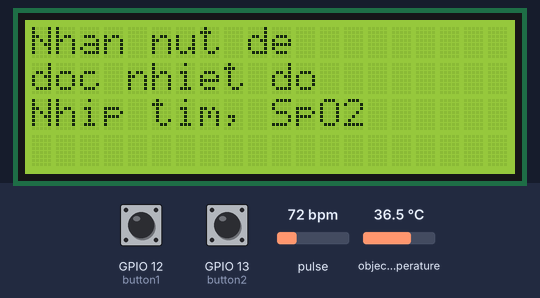
Bench run of a sketch on a simulated ESP8266 (NodeMCU). Parts: 20×4 character LCD. Inputs (shaded band) come from the test bench; at power-on: GPIO 12 (button1) HIGH, GPIO 13 (button2) HIGH, pulse 72 bpm, object temperature 36.5 °C. WiFi joins after 1.5 s; servers stay silent unless stated; random numbers use the default seed unless the sketch sets one; what the sketch prints to the serial monitor is not drawn.

Above: at 5.1 s.
5.2 s: GPIO 12 (button1) pulled LOW for 1 s
At 7.0 s:
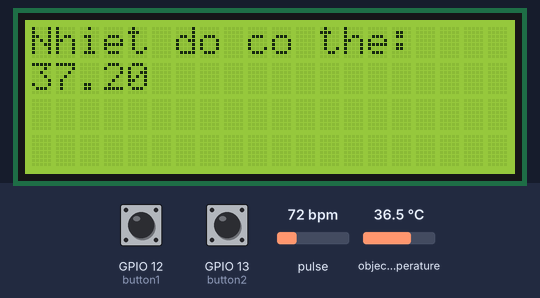
9.7 s: GPIO 13 (button2) pulled LOW for 1 s
At 12.3 s:
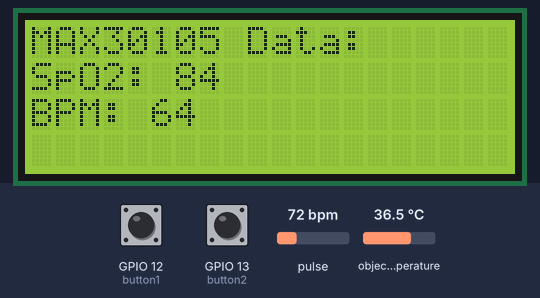
14.7 s: GPIO 12 (button1) pulled LOW for 0.6 s
At 16.1 s:
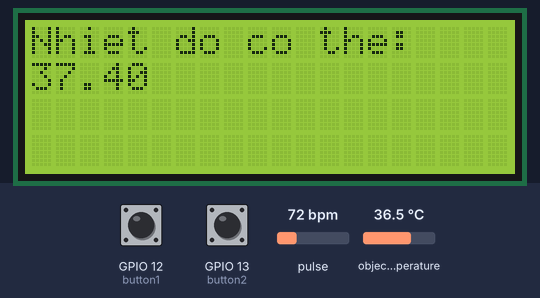
18.9 s: GPIO 13 (button2) pulled LOW for 0.6 s
At 19.8 s:
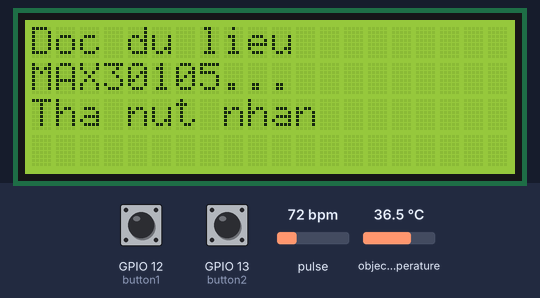
23.5 s: GPIO 13 (button2) pulled LOW for 3.2 s
At 28.3 s:
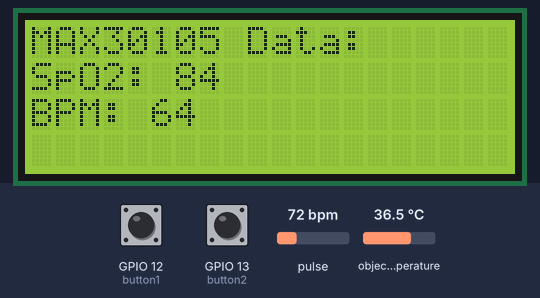
Timing chart, 0 to 29.8 s (numbered marks = the images above; inputs shaded):
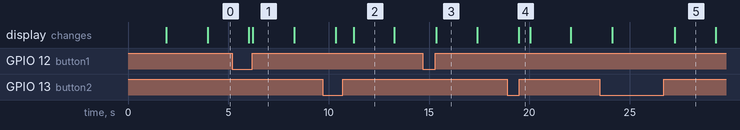

Measured:
- after the input at 5.2 s, the display: first changes after 0.82 s (image 1 shows a later state)
- after the input at 9.7 s, the display: first changes after 0.64 s (image 2 shows a later state)
- after the input at 14.7 s, the display: changes after 0.66 s (image 3)
- after the input at 18.9 s, the display: changes after 0.57 s (image 4)
- after the input at 23.5 s, the display: first changes after 0.64 s (image 5 shows a later state)
- what the display in image 1 shows lasts 2.1 s, from 6.2 s to 8.3 s
- what the display in image 2 shows lasts 2.1 s, from 11.2 s to 13.3 s

The sketch:

CodeChay.ino
```cpp
#define BLYNK_TEMPLATE_ID "TMPL6oHWqFpP2"
#define BLYNK_TEMPLATE_NAME "Patient monitor"
#define BLYNK_AUTH_TOKEN "S6UisuhWl98swtOQ4BN-MQI8tZQizicn"

#include <Wire.h>
#include <Adafruit_MLX90614.h>
#include "MAX30105.h"
#include "lcd_display.h"
#include <BlynkSimpleEsp8266.h>
#include <ESP8266WiFi.h>
#include "khuyen.h"

char ssid[] = "Nhip tim";
char pass[] = "donhiptim";

// Định nghĩa chân I2C (NodeMCU: GPIO4=D2=SDA, GPIO5=D1=SCL)
#define SDA_PIN 4
#define SCL_PIN 5
#define button1 12
#define button2 13
// Khởi tạo đối tượng cảm biến
Adafruit_MLX90614 mlx = Adafruit_MLX90614();
MAX30105 max_sensor;

void setup() {
  Serial.begin(115200);
  Serial.println("\n--- He Thong Cam Bien Khoi Dong ---");
  Blynk.begin(BLYNK_AUTH_TOKEN, ssid, pass);
  // Khởi tạo bus I2C chung
  Wire.begin(SDA_PIN, SCL_PIN);
  lcd_init();
  lcd_show("", "    Khoi dong...    ", "", "");
  // 1. Khởi tạo MLX90614
  if (!mlx.begin()) {
    Serial.println("Loi MLX90614!");
  } else {
    Serial.println("MLX90614 OK!");
  }

  // 2. Khởi tạo MAX30105
  if (!max_sensor.begin()) {
    Serial.println("Loi MAX30105!");
  } else {
    Serial.println("MAX30105 OK!");
    // Cài đặt cơ bản cho MAX30105
    max_sensor.setup(60, 4, 2, 200, 4096, 4096);
  }

  pinMode(button1, INPUT_PULLUP);
  pinMode(button2, INPUT_PULLUP);
  lcd_show("", "  He Thong San Sang  ", "", "");
  delay(2000);
  lcd_show("Nhan nut de", "doc nhiet do", "Nhip tim, SpO2", "");
}

void loop() {
  // --- Đọc MLX90614 ---
  float nhiet = mlx.readObjectTempC();
  if (digitalRead(button1) == LOW) {
    Serial.println("Da nhan nut doc nhiet do MLX90614.");
    lcd_show("Doc nhiet do", "MLX90614...", "Tha nut nhan", "");
    while (digitalRead(button1) == LOW) {
      delay(10);
    }
    if(nhiet < 33) {
      Serial.println("Vui long dat tay gan cam bien de do nhiet do.");
      lcd_show("Vui long dat", "tay gan cam bien", "de do nhiet do", "");
    }else{
      if(nhiet > 37.5 || nhiet < 36.5) {
        nhiet = random(365, 375) / 10.0;
      }
      Serial.print("  -> Nhiet do vat the hien tai: ");
      Serial.print(nhiet);
      Serial.println(" *C");
      Blynk.virtualWrite(V0, nhiet);
      Blynk.virtualWrite(V3, "Nhiệt độ cơ thể bình thường.");
      lcd_show("Nhiet do co the:", String(nhiet).c_str(), "", "");
    }
    delay(2000);
    lcd_show("Nhan nut de", "doc nhiet do", "Nhip tim, SpO2", "");
  }


  // --- Đọc MAX30105 ---
  // Lay du lieu tho (RED va IR)
  uint32_t ir_data = max_sensor.getIR();
  uint32_t red_data = max_sensor.getRed();
  if (digitalRead(button2) == LOW) {
    Serial.println("Da nhan nut doc du lieu MAX30105.");
    lcd_show("Doc du lieu", "MAX30105...", "Tha nut nhan", "");
    while (digitalRead(button2) == LOW) {
      delay(10);
    }
    delay(500);  // Chống rung nút bấm
    if (ir_data > 50000) {
      red_data /= 10000;
      ir_data /= 10000;
      red_data += 75;
      ir_data += 54;
      if(red_data > 99) red_data = 99;
      Serial.print("[MAX30105] SPO2: ");
      Serial.print(red_data);
      Serial.print(" | BPM: ");
      Serial.println(ir_data);
      Blynk.virtualWrite(V1, ir_data);
      Blynk.virtualWrite(V2, red_data);
      khuyen(red_data, ir_data);
      lcd_show("MAX30105 Data:", String("SpO2: " + String(red_data)).c_str(), String("BPM: " + String(ir_data)).c_str(), "");
    } else {
      Serial.println("  -> Vui long dat ngon tay len cam bien.");
      lcd_show("Vui long dat", "ngon tay len", "cam bien.", "");
    }
    delay(2000);
    lcd_show("Nhan nut de", "doc nhiet do", "Nhip tim, SpO2", "");
  }


  // Neu IR > 50000, co the co ngon tay dat len.


  delay(1000);  // Đợi 2 giây
}
```

khuyen.h
```cpp
#pragma once

void khuyen(int spo2, int bpm) {
    if(spo2 >= 95){
        if(bpm >= 60 && bpm <= 100){
            Blynk.virtualWrite(V3, "Tốt. Duy trì theo dõi. Thư giãn và tiếp tục sinh hoạt bình thường.");
        } else if(bpm > 100){
            Blynk.virtualWrite(V3, "Có thể do căng thẳng, sốt, mất nước, hoặc lo lắng.");
        } else {
            Blynk.virtualWrite(V3, "Thường gặp ở vận động viên.");
        }
    }else if (spo2 >= 90 && spo2 < 95){
        if(bpm >= 60 && bpm <= 100){
            Blynk.virtualWrite(V3, "Cảnh báo thiếu oxy máu.");
        } else if(bpm > 100){
            Blynk.virtualWrite(V3, "Báo động thiếu oxy máu.");
        } else {
            Blynk.virtualWrite(V3, "Tình trạng nguy hiểm.");
        }
    }else {
        Blynk.virtualWrite(V3, "Cấp cứu y tế ngay lập tức!");
    }

}
```

lcd_display.h
```cpp
#pragma once
#include <Wire.h>
#include <LiquidCrystal_I2C.h>

LiquidCrystal_I2C lcd(0x27, 20, 4);

void lcd_init() {
  lcd.init();
  lcd.backlight();
}

void lcd_show(const char* line1, const char* line2, const char* line3, const char* line4) {
  lcd.clear();
  lcd.setCursor(0, 0);
  lcd.print(line1);
  lcd.setCursor(0, 1);
  lcd.print(line2);
  lcd.setCursor(0, 2);
  lcd.print(line3);
  lcd.setCursor(0, 3);
  lcd.print(line4);
}
```
